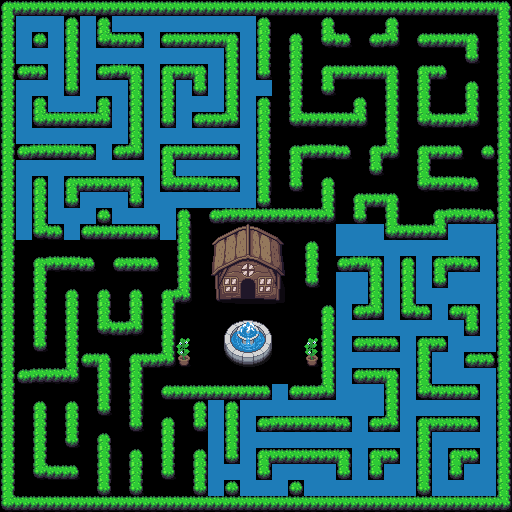

This is a level from a 2D game, rendered from its Tiled map with the project's own tilesets. A one-line summary and the map file follow, with tile-layer data summarised:
An orthogonal 32x32 tile map with 16x16 px tiles, 3 tile layers (monster1, monster4, Tile Layer 2 (solid)), 4 hidden layers not drawn.

<map version="1.5" tiledversion="1.7.2" orientation="orthogonal" renderorder="right-down" width="32" height="32" tilewidth="16" tileheight="16" infinite="0" nextlayerid="13" nextobjectid="33">
 <tileset firstgid="1" name="Overworld" tilewidth="16" tileheight="16" tilecount="1440" columns="40">
  <image source="picture/Overworld.png" width="640" height="576" />
 </tileset>
 <layer id="9" name="monster1" width="32" height="32">
  <data>[1024 cells, 120 non-empty, 1 distinct tile ids]</data>
 </layer>
 <layer id="10" name="monster2" width="32" height="32" visible="0">
  <data>[1024 cells, 106 non-empty, 1 distinct tile ids]</data>
 </layer>
 <layer id="11" name="monster3" width="32" height="32" visible="0">
  <data>[1024 cells, 143 non-empty, 1 distinct tile ids]</data>
 </layer>
 <layer id="12" name="monster4" width="32" height="32">
  <data>[1024 cells, 142 non-empty, 1 distinct tile ids]</data>
 </layer>
 <layer id="1" name="Tile Layer 1" width="32" height="32" visible="0">
  <data>[1024 cells, 1024 non-empty, 4 distinct tile ids]</data>
 </layer>
 <layer id="2" name="Tile Layer 2 (solid)" width="32" height="32">
  <data>[1024 cells, 504 non-empty, 49 distinct tile ids]</data>
 </layer>
 <layer id="6" name="Tile Layer 3" width="32" height="32" visible="0">
  <data>[1024 cells, 23 non-empty, 9 distinct tile ids]</data>
 </layer>
 <objectgroup id="8" name="Object Layer 1" visible="0" />
</map>
